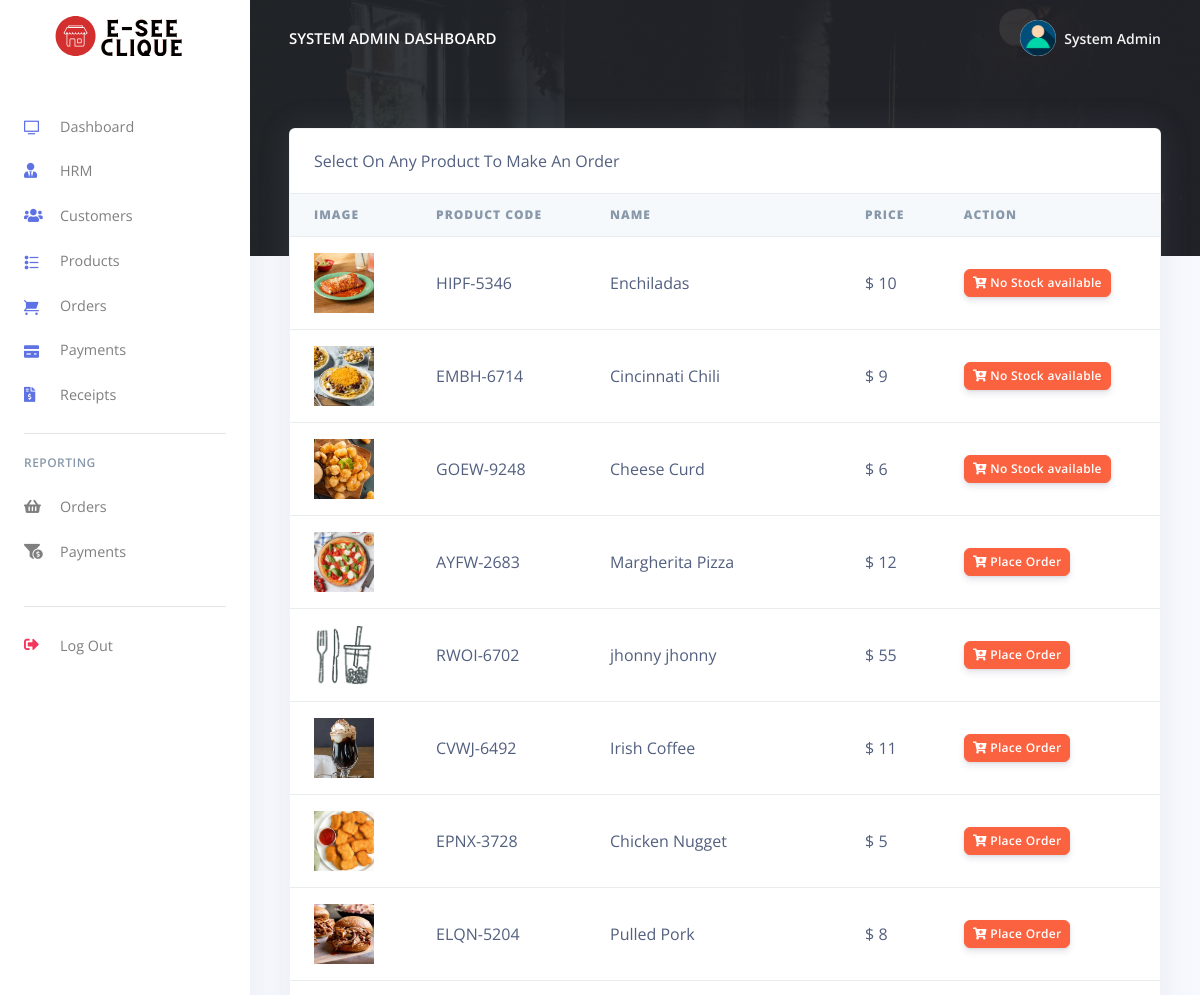
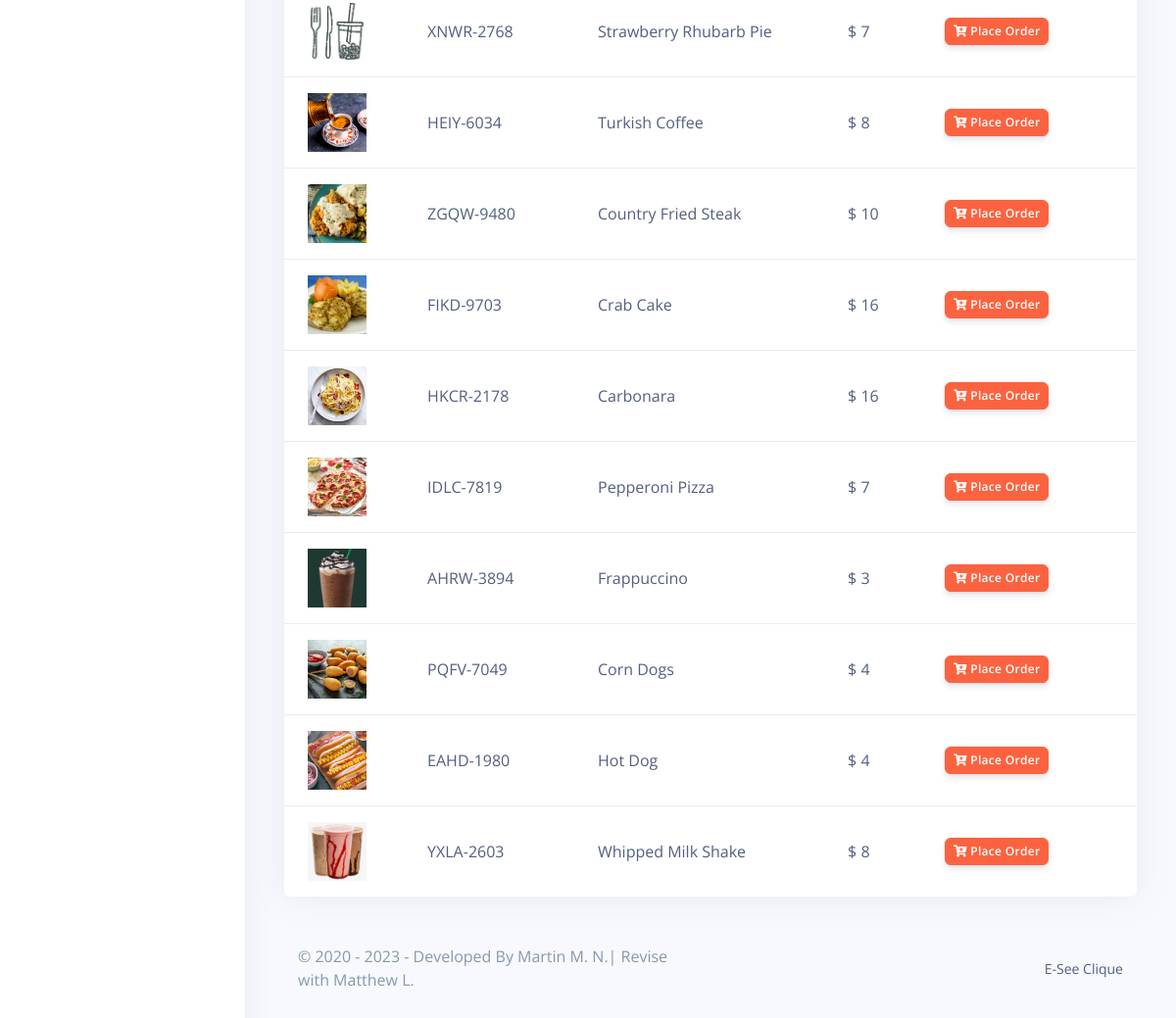
/Restro/admin/orders.php (signed in), run on the app's committed database (2 pictures, top to bottom).
### tables this page shows
CREATE TABLE `rpos_admin` (
  `admin_id` varchar(200) NOT NULL,
  `admin_name` varchar(200) NOT NULL,
  `admin_email` varchar(200) NOT NULL,
  `admin_password` varchar(200) NOT NULL
);

CREATE TABLE `rpos_products` (
  `prod_id` varchar(200) NOT NULL,
  `prod_code` varchar(200) NOT NULL,
  `prod_name` varchar(200) NOT NULL,
  `prod_img` varchar(200) NOT NULL,
  `prod_desc` longtext NOT NULL,
  `prod_price` varchar(200) NOT NULL,
  `quantity` int(50) NOT NULL,
  `created_at` timestamp(6) NOT NULL DEFAULT current_timestamp(6) ON UPDATE current_timestamp(6)
);

### Restro/admin/orders.php (the view, shortened to what this page needs)
<?php
include('config/config.php');
require_once('partials/_head.php');
?>
<body>
  <?php
  require_once('partials/_sidebar.php');
  ?>
  <div class="main-content">
    <?php
    require_once('partials/_topnav.php');
    ?>
    <div class="container-fluid mt--8">
      <div class="row">
        <div class="col">
          <div class="card shadow">
            <div class="card-header border-0">
              Select On Any Product To Make An Order
            </div>
            <div class="table-responsive">
              <table class="table align-items-center table-flush">
                <thead class="thead-light">
                  <tr>
                    <th scope="col"><b>Image</b></th>
                    <th scope="col"><b>Product Code</b></th>
                    <th scope="col"><b>Name</b></th>
                    <th scope="col"><b>Price</b></th>
                    <th scope="col"><b>Action</b></th>
                  </tr>
                </thead>
                <tbody>
                  <?php
                  $ret = "SELECT * FROM  rpos_products ";
                  $stmt = $mysqli->prepare($ret);
                  $stmt->execute();
                  $res = $stmt->get_result();
                  while ($prod = $res->fetch_object()) {
                  ?>
                    <tr>
                      <td>
                        <?php
                        if ($prod->prod_img) {
                          echo "<img src='assets/img/products/$prod->prod_img' height='60' width='60 class='img-thumbnail'>";
                        } else {
                          echo "<img src='assets/img/products/default.jpg' height='60' width='60 class='img-thumbnail'>";
                        }
                        ?>
                      </td>
                      <td><?php echo $prod->prod_code; ?></td>
                      <td><?php echo $prod->prod_name; ?></td>
                      <td>$ <?php echo $prod->prod_price; ?></td>
                      <td>
                        <?php if($prod->quantity == 0){?>
                          <button class="btn btn-sm btn-warning">
                            <i class="fas fa-cart-plus"></i>
                            No Stock available
                          </button>
                        <?php }else{?>
                          <a href="make_oder?prod_id=<?php echo $prod->prod_id; ?>&prod_name=<?php echo $prod->prod_name; ?>&prod_price=<?php echo $prod->prod_price; ?>">
                          <button class="btn btn-sm btn-warning">
                            <i class="fas fa-cart-plus"></i>
                            Place Order
                          </button>
                        </a>
                         <?php }?>
                      </td>
                    </tr>
                  <?php } ?>
                </tbody>
              </table>
            </div>
          </div>
        </div>
      </div>
      <?php
      require_once('partials/_footer.php');
      ?>
    </div>
  </div>
</body>
</html>

### Restro/admin/partials/_sidebar.php (shortened to what this page needs)
<?php
$admin_id = $_SESSION['admin_id'];
$ret = "SELECT * FROM  rpos_admin  WHERE admin_id = '$admin_id'";
$stmt = $mysqli->prepare($ret);
$stmt->execute();
$res = $stmt->get_result();
while ($admin = $res->fetch_object()) {
?>
  <nav class="navbar navbar-vertical fixed-left navbar-expand-md navbar-light bg-white" id="sidenav-main">
    <div class="container-fluid">
      <a class="navbar-brand pt-0" href="dashboard">
        <img src="assets/img/brand/test.svg" class="navbar-brand-img" alt="..." width="500" height="300">
      </a>
      <div class="collapse navbar-collapse" id="sidenav-collapse-main">
        <ul class="navbar-nav">
          <li class="nav-item">
            <a class="nav-link" href="dashboard">
              <i class="ni ni-tv-2 text-primary"></i> Dashboard
            </a>
          </li>
          <li class="nav-item">
            <a class="nav-link" href="hrm">
              <i class="fas fa-user-tie text-primary"></i> HRM
            </a>
          </li>
          <li class="nav-item">
            <a class="nav-link" href="customes">
              <i class="fas fa-users text-primary"></i> Customers
            </a>
          </li>
          <li class="nav-item">
            <a class="nav-link" href="products">
              <i class="ni ni-bullet-list-67 text-primary"></i>Products
            </a>
          </li>
          <li class="nav-item">
            <a class="nav-link" href="orders">
              <i class="ni ni-cart text-primary"></i> Orders
            </a>
          </li>
          <li class="nav-item">
            <a class="nav-link" href="payments">
              <i class="ni ni-credit-card text-primary"></i> Payments
            </a>
          </li>
          <li class="nav-item">
            <a class="nav-link" href="receipts">
              <i class="fas fa-file-invoice-dollar text-primary"></i> Receipts
            </a>
          </li>
        </ul>
        <hr class="my-3">
        <h6 class="navbar-heading text-muted">Reporting</h6>
        <ul class="navbar-nav mb-md-3">
          <li class="nav-item">
            <a class="nav-link" href="orders_reports">
              <i class="fas fa-shopping-basket"></i> Orders
            </a>
          </li>
          <li class="nav-item">
            <a class="nav-link" href="payments_reports">
              <i class="fas fa-funnel-dollar"></i> Payments
            </a>
          </li>
        </ul>
        <hr class="my-3">
        <ul class="navbar-nav mb-md-3">
          <li class="nav-item">
            <a class="nav-link" href="logout">
              <i class="fas fa-sign-out-alt text-danger"></i> Log Out
            </a>
          </li>
        </ul>
      </div>
    </div>
  </nav>
<?php } ?>

### Restro/admin/partials/_topnav.php (shortened to what this page needs)
<?php
$admin_id = $_SESSION['admin_id'];
$ret = "SELECT * FROM  rpos_admin  WHERE admin_id = '$admin_id'";
$stmt = $mysqli->prepare($ret);
$stmt->execute();
$res = $stmt->get_result();
while ($admin = $res->fetch_object()) {
?>
    <nav class="navbar navbar-top navbar-expand-md navbar-dark" id="navbar-main">
        <div class="container-fluid">
            <a class="h4 mb-0 text-white text-uppercase d-none d-lg-inline-block" href="dashboard"><?php echo $admin->admin_name; ?> Dashboard</a>
            <ul class="navbar-nav align-items-center d-none d-md-flex">
                <li class="nav-item dropdown">
                    <a class="nav-link pr-0" href="#" role="button" data-toggle="dropdown" aria-haspopup="true" aria-expanded="false">
                        <div class="media align-items-center">
                            <span class="avatar avatar-sm rounded-circle">
                                <img alt="Image placeholder" src="assets/img/theme/user-a-min.png">
                            </span>
                            <div class="media-body ml-2 d-none d-lg-block">
                                <span class="mb-0 text-sm  font-weight-bold"><?php echo $admin->admin_name; ?></span>
                            </div>
                        </div>
                    </a>
                </li>
            </ul>
        </div>
    </nav>
<?php } ?>

### data on the page
rpos_admin: admin_name "SYSTEM ADMIN", admin_name "System Admin"
rpos_products: prod_img (picture), prod_code "HIPF-5346", prod_name "Enchiladas", prod_price "10", quantity 0 (drawn)
rpos_products: prod_img (picture), prod_code "EMBH-6714", prod_name "Cincinnati Chili", prod_price "9", quantity 0 (drawn)
rpos_products: prod_img (picture), prod_code "GOEW-9248", prod_name "Cheese Curd", prod_price "6", quantity 0 (drawn)
rpos_products: prod_img (picture), prod_code "AYFW-2683", prod_name "Margherita Pizza", prod_price "12"
rpos_products: prod_code "RWOI-6702", prod_name "jhonny jhonny", prod_price "55"
rpos_products: prod_img (picture), prod_code "CVWJ-6492", prod_name "Irish Coffee", prod_price "11"
rpos_products: prod_img (picture), prod_code "EPNX-3728", prod_name "Chicken Nugget", prod_price "5"
rpos_products: prod_img (picture), prod_code "ELQN-5204", prod_name "Pulled Pork", prod_price "8"
rpos_products: prod_code "XNWR-2768", prod_name "Strawberry Rhubarb Pie", prod_price "7"
rpos_products: prod_img (picture), prod_code "HEIY-6034", prod_name "Turkish Coffee", prod_price "8"
rpos_products: prod_img (picture), prod_code "ZGQW-9480", prod_name "Country Fried Steak", prod_price "10"
rpos_products: prod_img (picture), prod_code "FIKD-9703", prod_name "Crab Cake", prod_price "16"
rpos_products: prod_img (picture), prod_code "HKCR-2178", prod_name "Carbonara", prod_price "16"
rpos_products: prod_img (picture), prod_code "IDLC-7819", prod_name "Pepperoni Pizza", prod_price "7"
rpos_products: prod_img (picture), prod_code "AHRW-3894", prod_name "Frappuccino", prod_price "3"
rpos_products: prod_img (picture), prod_code "PQFV-7049", prod_name "Corn Dogs", prod_price "4"
rpos_products: prod_img (picture), prod_code "EAHD-1980", prod_name "Hot Dog", prod_price "4"
rpos_products: prod_img (picture), prod_code "YXLA-2603", prod_name "Whipped Milk Shake", prod_price "8"
